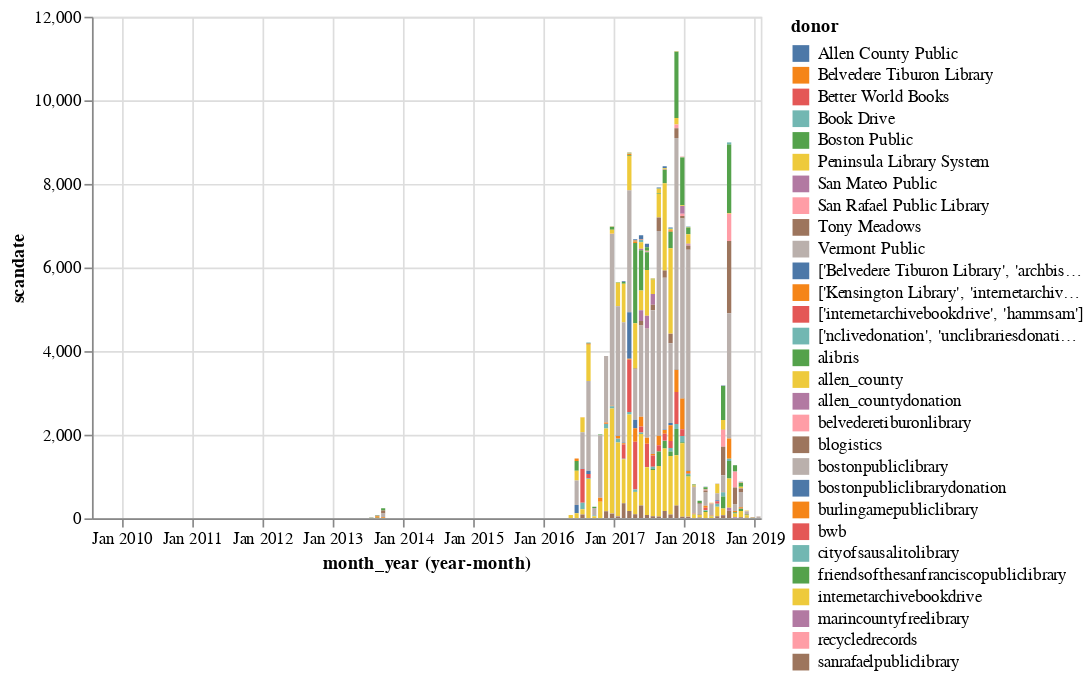

Here is the notebook cell this chart was saved with:
### Code cell
alt.Chart(hk_scans_per_donor.loc[hk_scans_per_donor['donor'] != 'unknown'].astype('str')).mark_bar().encode(
    x='yearmonth(month_year):T',
    y='scandate:Q',
    color= 'donor:N',
    tooltip = ['donor:N', 'month_year:T', 'scandate:Q']
).interactive()

### Figure 1 — Vega-Lite specification as saved in the notebook (floating-point values rounded to 4 significant figures; data arrays with more than 128 entries replaced by an {"elided": "..."} marker saying what was removed)
{"config": {"view": {"continuousWidth": 400, "continuousHeight": 300}}, "data": {"name": "data-bae03f9afce272fedf4c811e85a5705d"}, "mark": "bar", "encoding": {"color": {"field": "donor", "type": "nominal"}, "tooltip": [{"field": "donor", "type": "nominal"}, {"field": "month_year", "type": "temporal"}, {"field": "scandate", "type": "quantitative"}], "x": {"field": "month_year", "timeUnit": "yearmonth", "type": "temporal"}, "y": {"field": "scandate", "type": "quantitative"}}, "selection": {"selector005": {"type": "interval", "bind": "scales", "encodings": ["x", "y"]}}, "$schema": "https://vega.github.io/schema/vega-lite/v4.17.0.json", "datasets": {"data-bae03f9afce272fedf4c811e85a5705d": {"elided": "542 records"}}}
